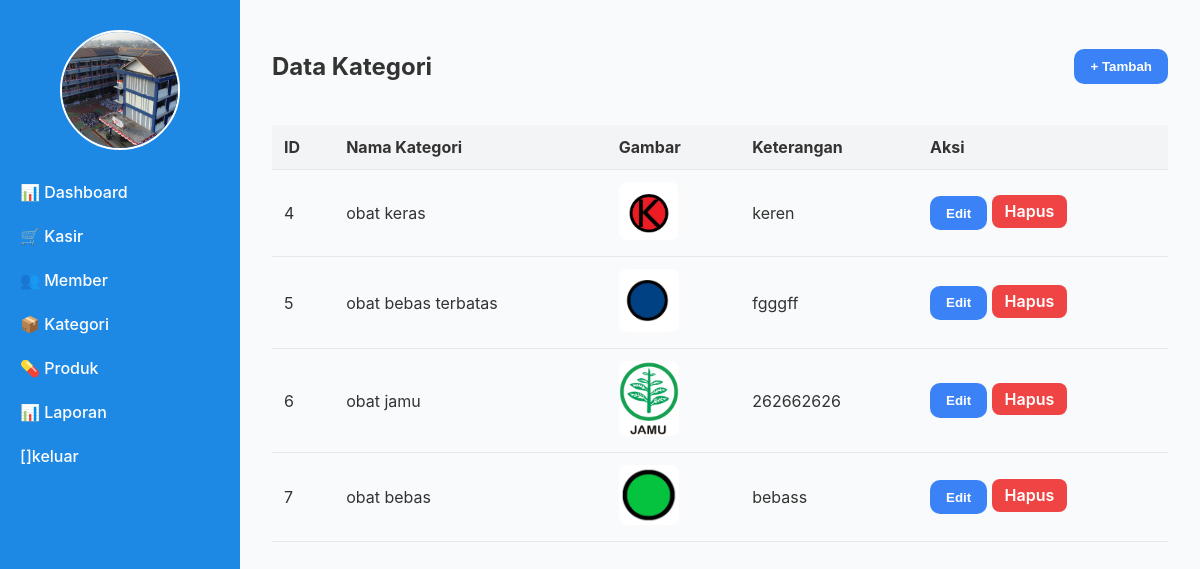
/super_admin/kategori.php (signed in), run on the app's committed database.
### tables this page shows
CREATE TABLE `users` (
  `id` int(11) NOT NULL,
  `username` varchar(50) NOT NULL,
  `password` varchar(255) NOT NULL,
  `role` enum('superadmin','kasir') NOT NULL,
  `email` varchar(100) NOT NULL,
  `gambar` varchar(255) NOT NULL,
  `status_login` tinyint(1) DEFAULT 0
);

CREATE TABLE `kategori` (
  `id` int(11) NOT NULL,
  `nama_kategori` varchar(50) NOT NULL,
  `gambar` varchar(255) NOT NULL,
  `keterangan` text DEFAULT NULL
);

### super_admin/kategori.php (the view, shortened to what this page needs)
<?php
include_once 'sidebar_admin.php';
$conn = new mysqli("localhost", "root", "", "apotek1");
$result = $conn->query("SELECT * FROM kategori ORDER BY id ASC");
?>
<!DOCTYPE html>
<html lang="id">
<head>
</head>
<body>
<div class="container">
  <div class="header">
    <h2>Data Kategori</h2>
    <button class="btn-tambah" onclick="openModal()">+ Tambah</button>
  </div>
  <table>
    <thead>
      <tr>
        <th>ID</th>
        <th>Nama Kategori</th>
        <th>Gambar</th>
        <th>Keterangan</th>
        <th>Aksi</th>
      </tr>
    </thead>
    <tbody>
      <?php while($row = $result->fetch_assoc()): ?>
        <tr>
          <td><?= htmlspecialchars($row['id']) ?></td>
          <td><?= htmlspecialchars($row['nama_kategori']) ?></td>
          <td><img src="../<?= htmlspecialchars($row['gambar']) ?>" alt="Gambar" style="width:60px; border-radius: 8px;"></td>
          <td><?= htmlspecialchars($row['keterangan']) ?></td>
          <td>
            <button class="btn-tambah" onclick="editModal(
              '<?= $row['id'] ?>',
              '<?= htmlspecialchars($row['nama_kategori'], ENT_QUOTES) ?>',
              '<?= htmlspecialchars($row['keterangan'], ENT_QUOTES) ?>',
              '<?= isset($row['gambar']) ? htmlspecialchars($row['gambar'], ENT_QUOTES) : '' ?>'
            )">Edit</button>
            <a href="?hapus=<?= $row['id'] ?>" class="btn-hapus" onclick="return confirm('Yakin ingin menghapus kategori ini?')">Hapus</a>
          </td>
        </tr>
      <?php endwhile; ?>
    </tbody>
  </table>
</div>
</body>
</html>

### super_admin/sidebar_admin.php (shortened to what this page needs)
<?php
include '../config.php';
$username = $_SESSION['username'] ?? null;
$data_user = mysqli_fetch_assoc(mysqli_query($koneksi, "SELECT * FROM users WHERE username = '$username'"));
$foto_user = $data_user['gambar'] ?? 'default.jpg';
?>
<!DOCTYPE html>
<html lang="id">
<head>
</head>
<body>
    <div class="sidebar">
        <a href="profil.php" style="text-decoration: none;">
   <img src="../uploads/<?= htmlspecialchars($foto_user) ?>" alt="Foto Profil" style="
    width: 120px;
    height: 120px;
    object-fit: cover;
    border-radius: 50%;
    border: 2px solid white;
    cursor: pointer;
" />
</a>
        <ul>
            <li><a href="dashboard.php">📊 Dashboard</a></li>
            <li><a href="kasir.php">🛒 Kasir</a></li>
            <li><a href="member.php">👥 Member</a></li>
            <li><a href="kategori.php">📦 Kategori</a></li>
            <li><a href="produk.php">💊 Produk</a></li>
            <li><a href="laporan.php">📊 Laporan</a></li>
             <li><a href="../logout.php"> []keluar</a></li>
        </ul>
    </div>
</body>
</html>

### super_admin/sidebar_admin.php (style rules this page uses)
* { box-sizing: border-box; }
body { margin: 0; font-family: 'Segoe UI', sans-serif; background-color: #f1f3f5; color: #333; }
.sidebar { width: 240px; background-color: #1e88e5; height: 100vh; position: fixed; padding: 30px 0; display: flex; flex-direction: column; align-items: center; }
.sidebar ul { list-style: none; padding: 0; width: 100%; }
.sidebar ul li { width: 100%; }
.sidebar ul li a { display: block; color: white; text-decoration: none; padding: 12px 20px; font-weight: 500; transition: background-color 0.3s ease; width: 100%; }

### super_admin/kategori.php (style rules this page uses)
body { font-family: 'Inter', sans-serif; background: #f9fafb; margin: 0; display: flex; min-height: 100vh; }
.container { margin-left: 240px; padding: 2rem; flex-grow: 1; }
.header { display: flex; justify-content: space-between; align-items: center; margin-bottom: 1.5rem; }
.btn-tambah { background-color: #3b82f6; color: white; padding: 0.6rem 1rem; border: none; border-radius: 10px; font-weight: 600; cursor: pointer; text-decoration: none; }
table { width: 100%; border-collapse: collapse; }
th, td { text-align: left; padding: 0.75rem; border-bottom: 1px solid #e5e7eb; }
th { background-color: #f3f4f6; }
.btn-hapus { background-color: #ef4444; color: white; padding: 0.4rem 0.8rem; border: none; border-radius: 8px; text-decoration: none; font-weight: 600; cursor: pointer; }

### data on the page
users: gambar (picture)
kategori: id "4", nama_kategori "obat keras", gambar (picture), keterangan "keren"
kategori: id "5", nama_kategori "obat bebas terbatas", gambar (picture), keterangan "fgggff"
kategori: id "6", nama_kategori "obat jamu", gambar (picture), keterangan "262662626"
kategori: id "7", nama_kategori "obat bebas", gambar (picture), keterangan "bebass"
